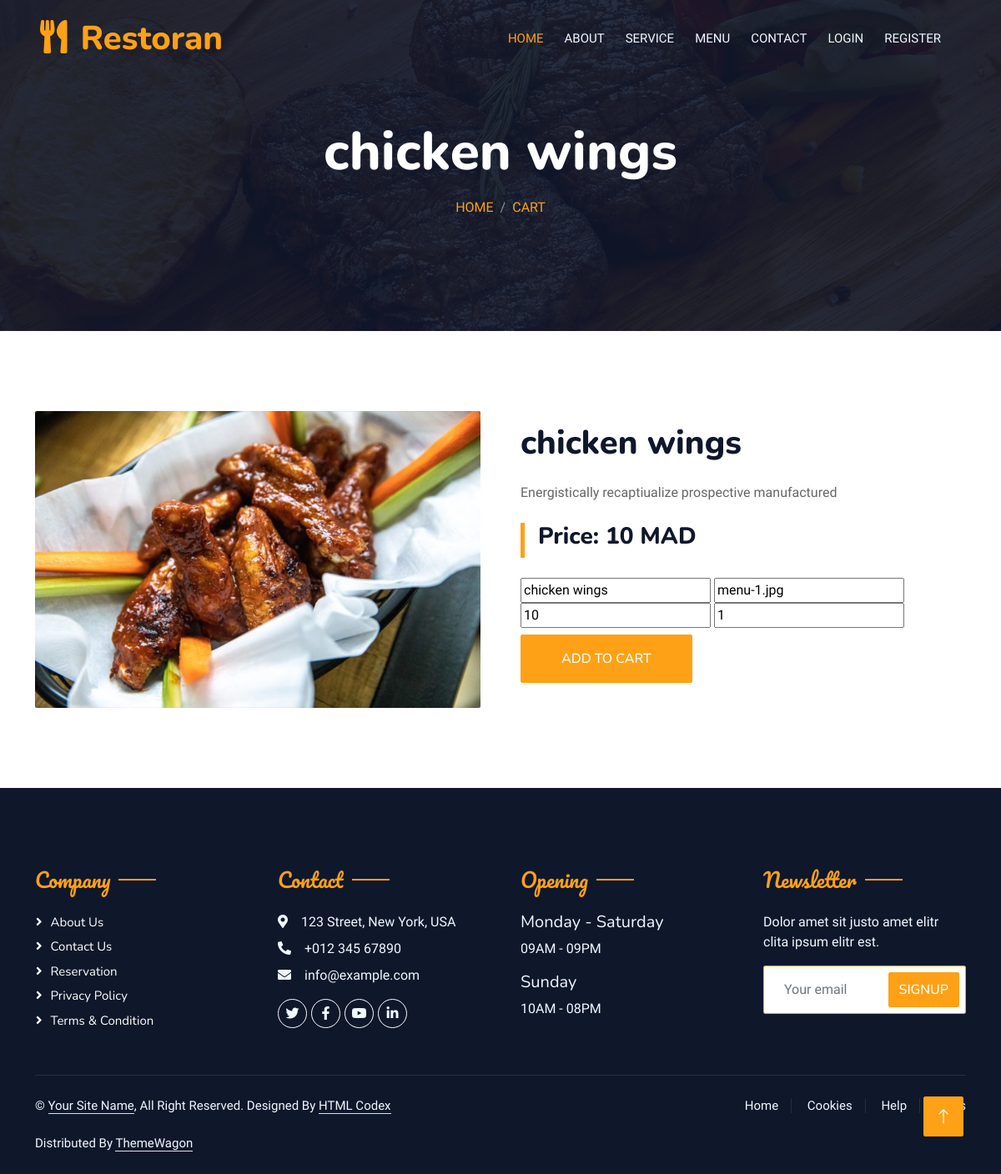
Screenshot of /food/add-cart.php?id=1 with the database file from the repository.
### tables this page shows
CREATE TABLE `foods` (
  `id` int(10) NOT NULL primary key auto_increment,
  `name` varchar(200) NOT NULL,
  `image` varchar(200) NOT NULL,
  `description` text NOT NULL,
  `prix` varchar(20) NOT NULL,
  
  `meal_id` int(1) NOT NULL, 
  `created_at` timestamp NOT NULL DEFAULT current_timestamp()
);

### lisb/App.php (called while the page is built, shortened)
<?php
 class App{
    public $host=HOST;
    public $dbname=DBNAME;
    public $user=USER;
    public $pass=PASS;
    public $link ;
    public function connect(){
   $this->link=new PDO("mysql:host=".$this->host.";dbname=".$this->dbname."",$this->user,$this->pass);
    }
    public function SelectOne($query){
        $row =$this->link->query($query);
        $row->execute();
        $firstRow= $row->fetch(PDO::FETCH_OBJ);
        if($firstRow){
            return $firstRow;
        }else {
           return false;
        }
    }
 }

### food/add-cart.php (the view, shortened to what this page needs)
<?php
require("../lisb/App.php");
require "../includes/header.php";
$app= new App() ;
$id=$_GET['id'];
$query=" SELECT * from foods where id = $id ";
$taba9=$app->SelectOne($query) ;
?>
            <div class="container-xxl py-5 bg-dark hero-header mb-5">
                <div class="container text-center my-5 pt-5 pb-4">
                    <h1 class="display-3 text-white mb-3 animated slideInDown"><?=$taba9->name?></h1>
                    <nav aria-label="breadcrumb">
                        <ol class="breadcrumb justify-content-center text-uppercase">
                            <li class="breadcrumb-item"><a href="#">Home</a></li>
                            <li class="breadcrumb-item"><a href="#">Cart</a></li>
                        </ol>
                    </nav>
                </div>
            </div>
        </div>
        <div class="container-xxl py-5">
            <div class="container">
                <div class="row g-5 align-items-center">
                    <div class="col-md-6">
                        <div class="row g-3">
                            <div class="col-12 text-start">
                                <img class="img-fluid rounded w-100 wow zoomIn" data-wow-delay="0.1s" src="<?php echo APPURL.' /img/' . $taba9->image ?>">
                            </div>
                        </div>
                    </div>
                    <div class="col-lg-6">
                        <h1 class="mb-4"><?= $taba9->name ?></h1>
                        <p class="mb-4">
                        <?= $taba9->description ?>
                        </p>
                        <div class="row g-4 mb-4">
                            <div class="col-sm-6">
                                <div class="d-flex align-items-center border-start border-5 border-primary px-3">
                                    <h3>Price: <?= $taba9->prix ?> MAD </h3>
                                </div>
                            </div>
                        </div>
                        <form action="add-cart.php?id=<?php echo $id; ?>" method="POST">
                           <input type="text" name="name" value="<?=$taba9->name?>">
                           <input type="text" name="image" value="<?=$taba9->image?>">
                           <input type="text" name="prix" value="<?=$taba9->prix?>">
                           <input type="text" name="item_id" value="<?=$taba9->id?>">
                        <?php   if($count > 0) :  ?>
                           <input type="submit" disabled name="submit" class="btn btn-danger py-3 px-5 mt-2" value="déja exist">
                           <?php  else :?>
                            <input type="submit"  name="submit" class="btn btn-primary py-3 px-5 mt-2" value="Add to Cart">
                            <?php endif ?>
                        </form>
                    </div>
                </div>
            </div>
        </div>
<?php
require "../includes/footer.php";
?>

### css/style.css (style rules this page uses)
.btn { font-family: 'Nunito', sans-serif; font-weight: 500; text-transform: uppercase; transition: .5s; }
.btn.btn-primary, .btn.btn-secondary { color: #FFFFFF; }
.hero-header { background: linear-gradient(rgba(15, 23, 43, .9), rgba(15, 23, 43, .9)), url(../img/bg-hero.jpg); background-position: center center; background-repeat: no-repeat; background-size: cover; }
.breadcrumb-item + .breadcrumb-item::before { color: rgba(255, 255, 255, .5); }

### rows the page displays
foods: name "chicken wings", image (picture), description "Energistically recaptiualize prospective manufactured", prix "10", image "menu-1.jpg", item_id "1"
